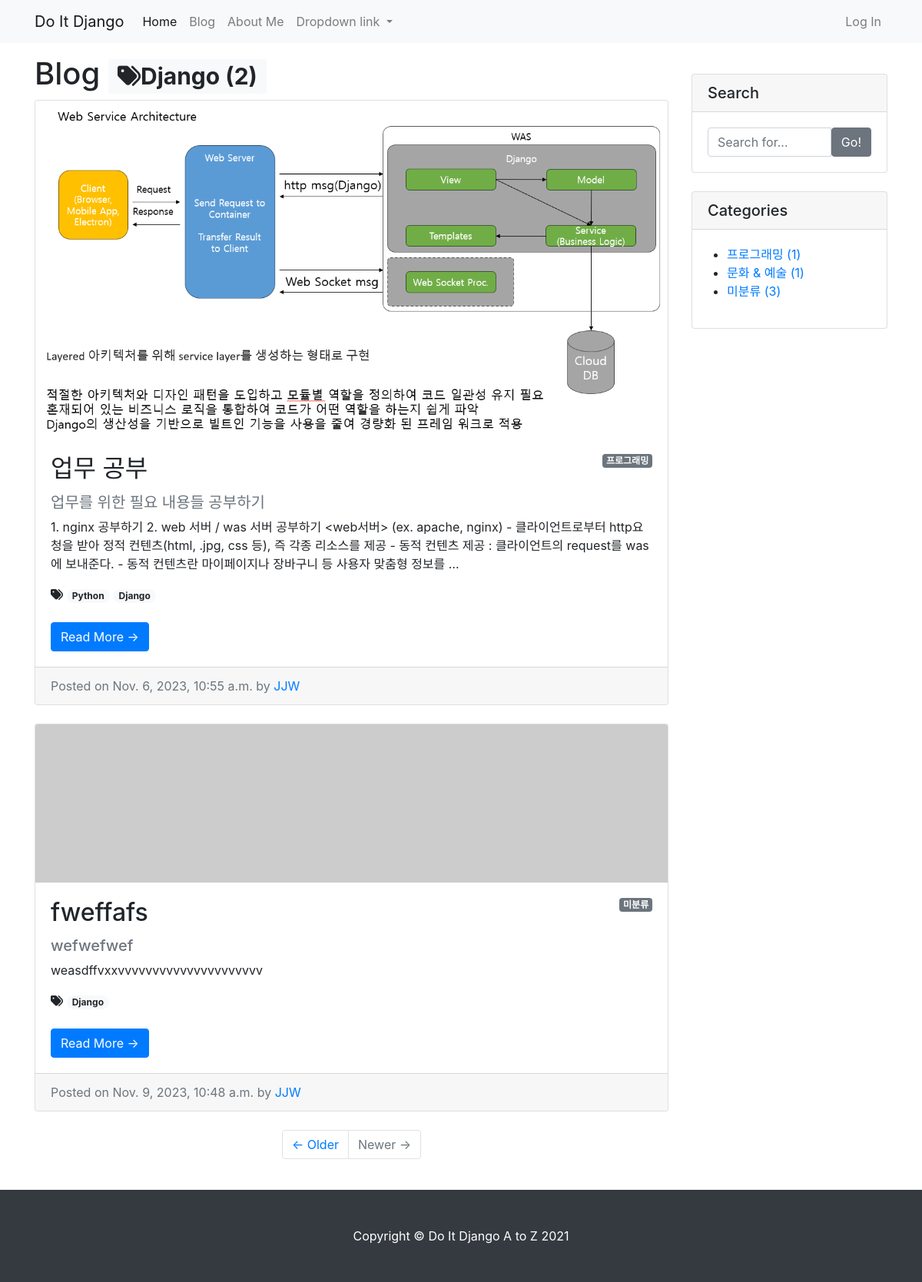
Screenshot of /blog/tag/django/ with the database file from the repository.
### blog/models.py (models this page shows, shortened)
class Tag(models.Model):
    name = models.CharField(max_length=50)
    slug = models.SlugField(max_length=200, unique=True, allow_unicode=True)
    def __str__(self):
        return self.name
    def get_absolute_url(self):
        return f'/blog/tag/{self.slug}/'

class Post(models.Model):
    title = models.CharField(max_length=30)
    hook_text = models.CharField(max_length=100, blank=True)
    content = models.TextField()
    head_image = models.ImageField(upload_to='blog/images/%Y/%m/%d/', blank=True)
    file_upload = models.FileField(upload_to='blog/files/%Y/%m/%d/', blank=True)
    created_at = models.DateTimeField(auto_now_add=True)
    updated_at = models.DateTimeField(auto_now=True)
    author = models.ForeignKey(User, null=True, blank=True, on_delete=models.SET_NULL)  # 작성자가 삭제되면 해당 작성자가 작성한 포스트에 작성자를 빈 칸으로 둔다.
    category = models.ForeignKey(Category, null=True, blank=True, on_delete=models.SET_NULL)
    tags = models.ManyToManyField(Tag, blank=True)  # ManyToManyField는 기본적으로 null=True가 설정되어 있어 따로 입력한 null=True는 효과가 없다.
    def __str__(self):
        return f'[{self.pk}] {self.title} :: {self.author}'
    def get_absolute_url(self):
        return f'/blog/{self.pk}/'

class Category(models.Model):
    name = models.CharField(max_length=50, unique=True)
    slug = models.SlugField(max_length=200, unique=True, allow_unicode=True)
    def __str__(self):  # 해당 클래스로 만들어진 인스턴트 자체를 출력할 때, 문자열로 설명해주기 위한 메서드이다.
        return self.name
    def get_absolute_url(self):
        return f'/blog/category/{self.slug}/'
    class Meta:
        verbose_name_plural = 'Categories'  # admin 페이지 내의 자동으로 설정된 'Categorys'를 'Categories'로 변경

### blog/views.py (the view)
# urls.py: path('tag/<str:slug>/', views.tag_page),
def tag_page(request, slug):
    tag = Tag.objects.get(slug=slug)  # url에서 인자로 넘어온 slug와 동일한 slug를 가진 태그를 쿼리셋으로 가져와 tag라는 변수에 저장한다.
    post_list = tag.post_set.all()  # 그리고 가져온 태그에 연결된 포스트 전체를 post_list에 저장한다.
    return render(  # 위에서 가져온 인자를 render() 함수 안에 딕셔너리 형태로 넣는다.
        request,
        'blog/post_list.html',
        {
            'post_list': post_list,
            'tag': tag,
            'categories': Category.objects.all(),  # 태그 페이지 오른쪽에도 카테고리 카드를 보여주기 위해 categories와
            'no_category_post_count': Post.objects.filter(category=None).count(),  # no_category_post_count도 다음과 같이 추가한다.
        }
    )

### blog/templates/blog/post_list.html (shortened to what this page needs)
{% extends 'blog/base.html' %}
{% block main_area %}
    <h1>Blog
        {% if tag %}<span class="badge badge-light"><i class="fas fa-tags"></i>{{ tag }} ({{ tag.post_set.count }})</span>{% endif %}
    </h1>
        {% if post_list.exists %}
            {% for p in post_list %}
                <div class="card mb-4" id="post-{{ p.pk }}">
                    {% if p.head_image %}
                    <img class="card-img-top" src="{{ p.head_image.url }}" alt="{{ p }} head image">
                    {% else %}
                    <img class="card-img-top" src="https://picsum.photos/seed/{{ p.id }}/800/200" alt="random_image">
                    {% endif %}
                    <div class="card-body">
                        {% if p.category %}
                            <span class="badge badge-secondary float-right">{{ p.category }}</span>
                        {% else %}
                            <span class="badge badge-secondary float-right">미분류</span>
                        {% endif %}
                        <h2 class="card-title">{{ p.title }}</h2>
                        {% if p.hook_text %}
                            <h5 class="text-muted">{{ p.hook_text }}</h5>
                        {% endif %}
                        <p class="card-text">{{ p.content | truncatewords:45 }}</p>
                        {% if p.tags.exists %}
                            <i class="fas fa-tags"></i>
                            {% for tag in p.tags.iterator %}
                                <a href="{{ tag.get_absolute_url }}"><span class="badge badge-pill badge-light">{{ tag }}</span></a>
                            {% endfor %}
                            <br />
                            <br />
                        {% endif %}
                        <a href="{{ p.get_absolute_url }}" class="btn btn-primary">Read More &rarr;</a>
                    </div>
                    <div class="card-footer text-muted">
                        Posted on {{ p.created_at }} by
                        <a href="#">{{ p.author | upper }}</a>
                    </div>
                </div>
            {% endfor %}
        {% else %}
            <h3>아직 게시물이 없습니다.</h3>
        {% endif %}
        <ul class="pagination justify-content-center mb-4">
            <li class="page-item">
                <a class="page-link" href="#">&larr; Older</a>
            </li>
            <li class="page-item disabled">
                <a class="page-link" href="#">Newer &rarr;</a>
            </li>
        </ul>
{% endblock %}

### blog/templates/blog/base.html (shortened to what this page needs)
<!DOCTYPE html>
<html>
{% load static %}
<head>
    <link rel="stylesheet" href="{% static 'blog/bootstrap/bootstrap.min.css' %}" media="screen">
</head>
<body>
    {% include 'blog/navbar.html' %}
    <div class="container my-3">
        <div class="row">
            <div class="col-md-8 col-lg-9" id="main-area">
                {% block main_area %}
                {% endblock %}
            </div>
            <div class="col-md-4 col-lg-3">
                <div class="card my-4">
                    <h5 class="card-header">Search</h5>
                    <div class="card-body">
                        <div class="input-group">
                            <input type="text" class="form-control" placeholder="Search for...">
                            <span class="input-group-btn">
                                <button class="btn btn-secondary" type="button">Go!</button>
                            </span>
                        </div>
                    </div>
                </div>
                <div class="card my-4">
                    <h5 class="card-header">Categories</h5>
                    <div class="card-body">
                        <div class="row">
                            <ul>
                                {% for category in categories %}
                                <li>
                                    <a href="{{ category.get_absolute_url }}">{{ category }} ({{ category.post_set.count }})</a>
                                </li>
                                {% endfor %}
                                <li>
                                    <a href="/blog/category/no_category/">미분류 ({{ no_category_post_count }})</a>
                                </li>
                            </ul>
                        </div>
                    </div>
                </div>
            </div>
        </div>
    </div>
    {% include 'blog/footer.html' %}
</body>
</html>

### rows the page displays
Tag: name "Django", post_set.count "2"
Post: head_image (picture), category "프로그래밍", title "업무 공부", hook_text "업무를 위한 필요 내용들 공부하기", content "1. nginx 공부하기 2. web 서버 / was 서버 공부하기 <web서버> (ex. apache, nginx) - 클라이언트로부터 http요청을 받아 정적 컨텐츠(html, .jpg, css 등), 즉 각종 리소스를 제공 - 동적 컨텐츠 제공 : 클라이언트의 request를 was에 보내준다. - 동적 컨텐츠란 마이페이지나 장바구니 등 사용자 맞춤형 정보를 …", created_at "Nov. 6, 2023, 10:55 a.m.", author "JJW"
Tag: name "Python"
Post: shows "미분류", title "fweffafs", hook_text "wefwefwef", content "weasdffvxxvvvvvvvvvvvvvvvvvvvvv", created_at "Nov. 9, 2023, 10:48 a.m.", author "JJW"
Category: name "프로그래밍", post_set.count "1"
Category: name "문화 & 예술", post_set.count "1"

### other values shown
{{ no_category_post_count }} "3"
